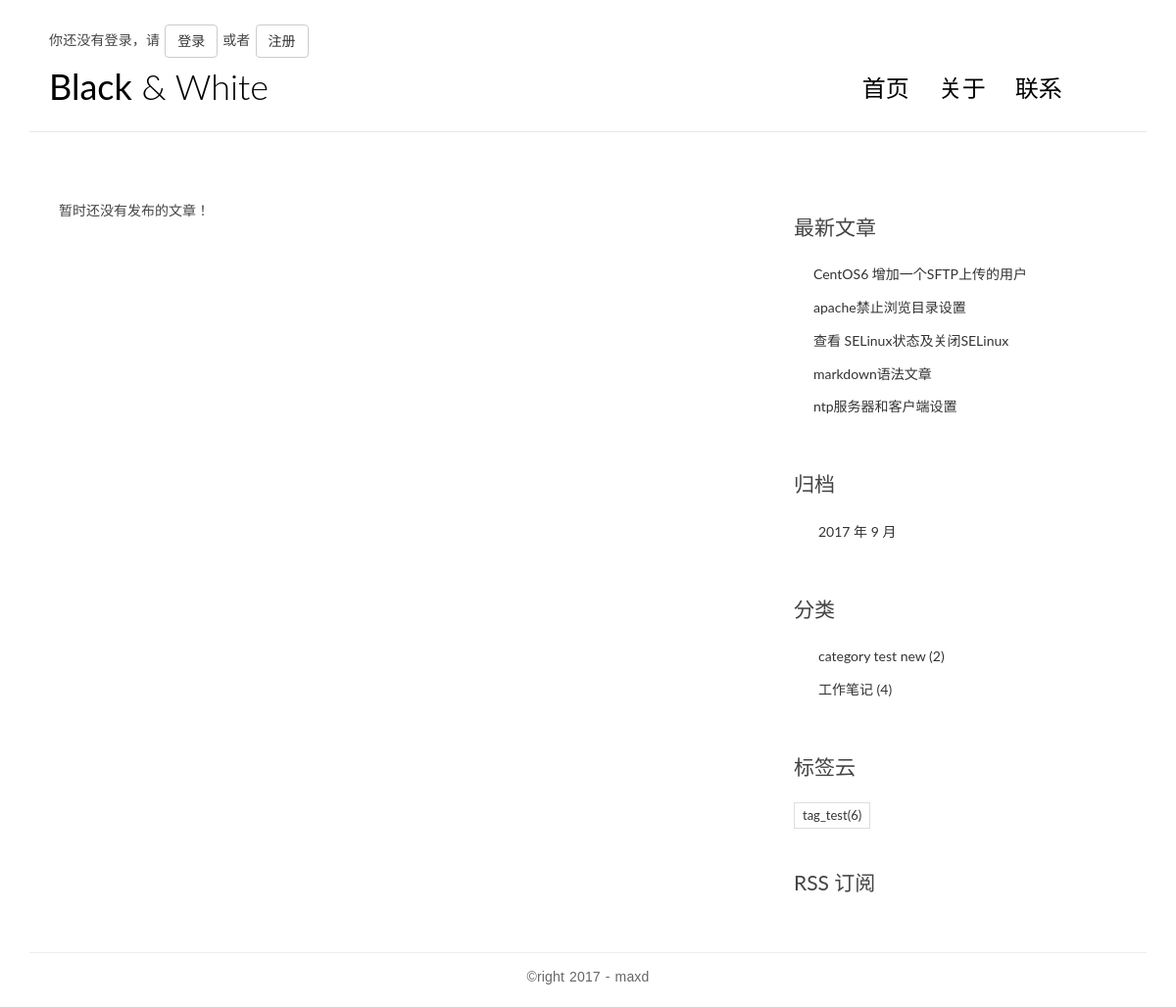
The page /category/7/ on the database as committed earlier.
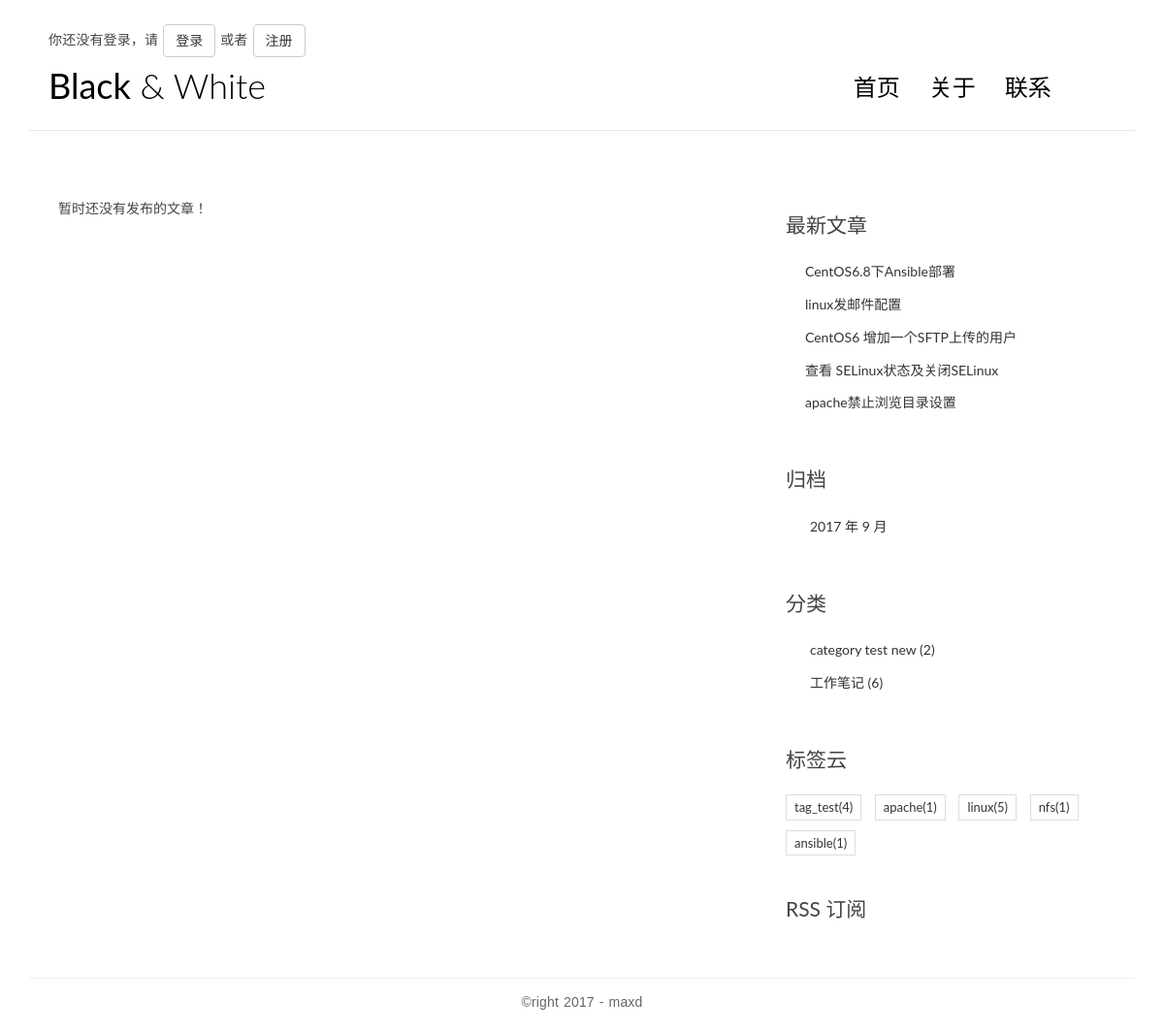
The same page on the database as committed later.
### blog_app/models.py (models this page shows, shortened)
@python_2_unicode_compatible
class Post(models.Model): #文章内容
    title = models.CharField(max_length=70)
    body = models.TextField()
    created_time = models.DateTimeField()
    modified_time = models.DateTimeField()
    excerpt = models.CharField(max_length=200, blank=True) #文章摘要
    category = models.ForeignKey(Category)
    tags = models.ManyToManyField(Tag, blank=True)
    author = models.ForeignKey(settings.AUTH_USER_MODEL)
    views = models.PositiveIntegerField(default=0)  #阅读量
    def get_absolute_url(self):
    	return reverse('blog_app:detail',kwargs = {'pk':self.pk})

class Category(models.Model): #目录
    name = models.CharField(max_length=100)

class Tag(models.Model): #标签
    name = models.CharField(max_length=100)

### blog_app/views.py (the view)
# urls.py: url(r'^category/(?P<pk>[0-9]+)/$', views.CategoryView.as_view(), name='category'),
class CategoryView(IndexView): #目录类视图
	def get_queryset(self):
		cate = self.kwargs.get('pk')  #方法二
		return super(CategoryView,self).get_queryset().filter(category = cate)

### blog_app/templatetags/blog_tags.py (called while the page is built)
@register.simple_tag
def get_recent_posts(num = 5):
	return Post.objects.all().order_by('-created_time')[:num]

@register.simple_tag
def archives():
	return Post.objects.dates('created_time', 'month', order='DESC')

@register.simple_tag
def get_categories():
	return Category.objects.annotate(num_posts=Count('post')).filter(num_posts__gt=0)

@register.simple_tag
def get_tags():
	return Tag.objects.annotate(num_posts=Count('post')).filter(num_posts__gt=0)

### blog_app/views.py (called while the page is built, shortened)
	def get_context_data(self, **kwargs):
		context = super().get_context_data(**kwargs)
		paginator = context.get('paginator')
		page = context.get('page_obj')
		is_paginated = context.get('is_paginated')
		pagination_data = self.pagination_data(paginator, page,is_paginated)
		context.update(pagination_data)
		return context

	def pagination_data(self,paginator,page,is_paginated):
		if not is_paginated:
			return {}

### templates/blog/index.html (shortened to what this page needs)
<html>
 <head></head>
 <body>
  {% extends 'base.html' %} {% load blog_tags %} {% block main %}
  <article class="post post-1">
    {% for post in post_list %}
   <h1 class="entry-title"> <a href="{{post.get_absolute_url}}">{{ post.title }}</a> </h1>
   <article class="post post-{{ post.pk }}">
   </article>
   <div class="entry-content clearfix">
    <p>{{ post.excerpt|safe }}</p>
    <div class="read-more cl-effect-14">
     <a href="{{post.get_absolute_url}}" class="more-link">继续阅读 <span class="meta-nav">→</span></a>
    </div>
   </div>
   <div class="entry-meta">
    <span class="post-category"><a href="#">{{ post.category.name }}</a></span>
    <span class="post-date"><a href="#"><time class="entry-date" datetime="{{ post.created_time }}">{{ post.created_time }}</time></a></span>
    <span class="post-author"><a href="#">{{ post.author }}</a></span>
    <span class="comments-link"><a href="#">4 评论</a></span>
    <span class="views-count"><a href="#">{{ post.views }} 阅读</a></span>
   </div> {% empty %}
   <div class="no-post">
    暂时还没有发布的文章！
   </div> {% endfor %}
  </article>
   {% endblock main %} {% block aside %}
  <div class="widget widget-recent-posts">
   <h3 class="widget-title">最新文章</h3> {% get_recent_posts as recent_post_list %}
   <ul>
     {% for post in recent_post_list %}
    <li> <a href="{{ post.get_absolute_url }}">{{ post.title }}</a> </li> {% empty %} 暂无文章！ {% endfor %}
   </ul>
  </div>
  <div class="widget widget-archives">
   <h3 class="widget-title">归档</h3> {% archives as date_list %}
   <ul>
     {% for date in date_list %}
    <li> <a href="{% url 'blog_app:archives' date.year date.month %}"> {{ date.year }} 年 {{ date.month }} 月 </a> </li> {% empty %} 暂无归档！ {% endfor %}
   </ul>
  </div>
  <div class="widget widget-category">
   <h3 class="widget-title">分类</h3> {% get_categories as category_list %}
   <ul>
     {% for category in category_list %}
    <li> <a href="{% url 'blog_app:category' category.pk %}">{{ category.name }} <span class="post-count">({{ category.num_posts }})</span> </a> </li> {% empty %} 暂无分类！ {% endfor %}
   </ul>
  </div>
  <div class="widget widget-tag-cloud">
    <h3 class="widget-title">标签云</h3>
      {% get_tags as tag_list %}
      <ul>
        {% for tag in tag_list %}
        <li>
        <a href="{% url 'blog_app:tag' tag.pk %}">{{ tag.name }}<span class="post-count">({{ tag.num_posts }})</span></a>
        </li>
        {% empty %}
        暂无标签！
        {% endfor %}
      </ul>
  </div>
  <div class="rss">
   <a href=""> RSS 订阅</a>
  </div> {% endblock aside %}

### templates/base.html (shortened to what this page needs)
<html>
 <head></head>
 <body>
  {% load staticfiles %} {% load blog_tags %}
  <link rel="stylesheet" href="http://code.ionicframework.com/ionicons/2.0.1/css/ionicons.min.css" />
  <link rel="stylesheet" href="{% static 'blog/css/bootstrap.min.css' %}" />
  <link rel="stylesheet" href="{% static 'blog/css/pace.css' %}" />
  <link rel="stylesheet" href="{% static 'blog/css/custom.css' %}" />
  <link rel="stylesheet" href="{% static 'blog/css/highlights/github.css' %}" />
  <div class="container">
   <header id="site-header">
    <div class=top>
      {% if user.is_authenticated %}
        <p>欢迎你：<a href="#">{{ user.username }}</a>
          <button class="btn btn-default"><a href="{% url 'logout' %}?next={{ request.path }}">注销登录</a></button></p>
            {% else %}
            <p>你还没有登录，请
              <button class="btn btn-default"><a href="{% url 'login' %}?next={{ request.path }}">登录</a></button>
             或者
              <button class="btn btn-default"><a href="{% url 'users:register' %}?next={{ request.path }}">注册</a></button>
            </p>
      {% endif %}
    </div>
    <div class="row">
     <div class="col-md-4 col-sm-5 col-xs-8">
      <div class="logo">
       <h1><a href="{% url 'blog_app:index' %}"><b>Black</b> &amp; White</a></h1>
      </div>
     </div>
     <div class="col-md-8 col-sm-7 col-xs-4">
      <nav class="main-nav" role="navigation">
       <div class="collapse navbar-collapse" id="bs-example-navbar-collapse-1">
        <ul class="nav navbar-nav navbar-right">
         <li class="cl-effect-11"><a href="{% url 'blog_app:index' %}" data-hover="首页">首页</a></li>
         <li class="cl-effect-11"><a href="{% url 'blog_app:about' %}" data-hover="关于">关于</a></li>
         <li class="cl-effect-11"><a href="{% url 'blog_app:contact' %}" data-hover="联系">联系</a></li>
        </ul>
       </div>
      </nav>
     </div>
    </div>
   </header>
  </div>
  <div class="content-body">
   <div class="container">
    <div class="row">
     <main class="col-md-8">
       {% block main %} {% endblock main %}
     </main>
     <aside class="col-md-4">
       {% block aside %} {% endblock aside %}
     </aside>
    </div>
   </div>
  </div>
  <footer id="site-footer">
   <div class="container">
    <div class="row">
     <div class="col-md-12">
      <p class="copyright">&copy;right 2017 - maxd </p>
     </div>
    </div>
   </div>
  </footer>
 </body>
</html>

### blog_app/static/blog/css/custom.css (style rules this page uses)
* { outline: none; }
h1, h2, h3, h4, h5, h6 { margin-top: 0; }
b { font-weight: 400; }
a { color: #333; }
body { color: #444; font-family: 'Lato', sans-serif; }
p { font-family: 'Ubuntu', sans-serif; font-weight: 400; word-spacing: 1px; letter-spacing: 0.01em; }
#site-header { background-color: #FFF; padding: 25px 20px; margin-bottom: 40px; border-bottom: 1px solid #e7e7e7; }
.logo h1 a { color: #000; }
.logo h1 { margin: 0; font-family: 'Lato', sans-serif; font-weight: 300; }
.main-nav { margin-top: 11px; max-width: 95%; }
.main-nav a { color: #000000 !important; padding: 0 0 5px 0 !important; margin-right: 30px; font-family: 'Lato', sans-serif; font-weight: 300; font-size: 24px; }
.cl-effect-11 a { padding: 10px 0; color: #0972b4; text-shadow: none; }
.cl-effect-11 a::before { position: absolute; top: 0; left: 0; overflow: hidden; padding: 0 0 5px 0 !important; max-width: 0; border-bottom: 1px solid #000; color: #000; content: attr(data-hover); white-space: nowrap; -webkit-transition: max-width 0.5s; -moz-transition: max-width 0.5s; transition: max-width 0.5s; }
.content-body { padding-bottom: 4em; }
.post { background: #fff; padding: 30px 30px 0; }
.widget { background: #fff; padding: 30px 0 0; }
.widget-title { font-size: 1.5em; margin-bottom: 20px; line-height: 1.6; padding: 10px 0 0; font-weight: 400; }
.widget-recent-posts ul { padding: 0; margin: 0; padding-left: 20px; }
.widget-recent-posts ul li { list-style-type: none; position: relative; line-height: 170%; margin-bottom: 10px; }
.widget-recent-posts ul li::before { content: '\f3d3'; font-family: "Ionicons"; position: absolute; left: -17px; top: 3px; font-size: 16px; color: #000; }
.widget-archives ul { padding: 0; margin: 0; padding-left: 25px; }
.widget-archives ul li { list-style-type: none; position: relative; line-height: 170%; margin-bottom: 10px; }
.widget-archives ul li::before { content: '\f3f3'; font-family: "Ionicons"; position: absolute; left: -25px; top: 1px; font-size: 16px; color: #000; }
.widget-category ul { padding: 0; margin: 0; padding-left: 25px; }
.widget-category ul li { list-style-type: none; position: relative; line-height: 170%; margin-bottom: 10px; }
.widget-category ul li::before { content: '\f3fe'; font-family: "Ionicons"; position: absolute; left: -25px; top: 1px; font-size: 18px; color: #000; }
.widget-tag-cloud ul { padding: 0; margin: 0; margin-right: -10px; }
.widget-tag-cloud ul li { list-style-type: none; font-size: 13px; display: inline-block; margin-right: 10px; margin-bottom: 10px; padding: 3px 8px; border: 1px solid #ddd; }
.rss { font-size: 21px; margin-top: 30px; }
.rss a { color: #444; }
#site-footer { padding-top: 10px; padding: 0 0 1.5em 0; }
.copyright { text-align: center; padding-top: 1em; margin: 0; border-top: 1px solid #eee; color: #666; }

Rows that differ between the two databases and show on the page:
no longer on this page (row unchanged): Post: title "markdown语法文章"
no longer on this page (row edited): Post: title "ntp服务器和客户端设置"
added Post: title "CentOS6.8下Ansible部署"
added Post: title "linux发邮件配置"
changed Post "查看 SELinux状态及关闭SELinux": moves up the list
computed for Category "工作笔记": num_posts "4" → "6"
computed for Tag "tag_test": num_posts "6" → "4"
added Tag: name "apache", num_posts "1"
added Tag: name "linux", num_posts "5"
added Tag: name "nfs", num_posts "1"
added Tag: name "ansible", num_posts "1"
